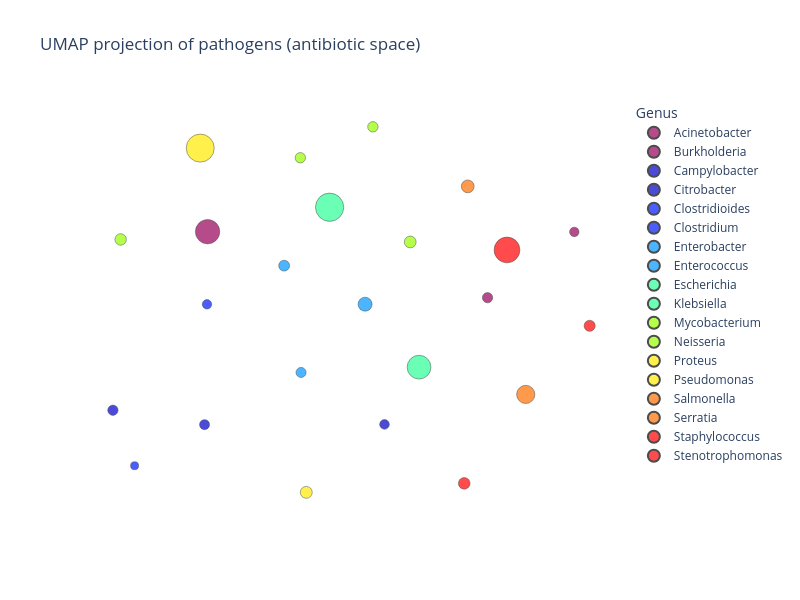

The cell this chart's notebook holds for it:
### Markdown cell above
### UMAP scatter plots

Two-dimensional UMAP projections for antibiotic and class vectors, coloured by pathogen genus.

### Code cell
fig_ab = _umap_scatter(
    pathogen_names_ab,
    pathogen_log_sums_ab,
    pathogen_vectors_ab,
    title="UMAP projection of pathogens (antibiotic space)",
    marker_max_size=10,
    figure_size=(800, 600),
    color_map="Rainbow",
    min_size=50.0,
)
fig_ab

### Figure 1 — Plotly figure (JSON) as saved in the notebook; plotly's stock layout.template omitted (floating-point values rounded to 4 significant figures)
{"data": [{"hovertemplate": "<b>%{hovertext}</b><br><br>color=Acinetobacter<br>x=%{x}<br>y=%{y}<br>size=%{marker.size}<extra></extra>", "hovertext": ["Acinetobacter baumannii", "Acinetobacter calcoaceticus"], "legendgroup": "Acinetobacter", "marker": {"color": "rgb(150,0,90)", "line": {"color": "black", "width": 0.5}, "size": [7.419, 1.333], "sizemode": "area", "sizeref": 0.025, "symbol": "circle"}, "mode": "markers", "name": "Acinetobacter", "orientation": "v", "showlegend": true, "type": "scatter", "x": [8.562, 10.18], "xaxis": "x", "y": [2.008, 1.456], "yaxis": "y"}, {"hovertemplate": "<b>%{hovertext}</b><br><br>color=Burkholderia<br>x=%{x}<br>y=%{y}<br>size=%{marker.size}<extra></extra>", "hovertext": ["Burkholderia cepacia"], "legendgroup": "Burkholderia", "marker": {"color": "rgb(150,0,90)", "line": {"color": "black", "width": 0.5}, "size": [1.121], "sizemode": "area", "sizeref": 0.025, "symbol": "circle"}, "mode": "markers", "name": "Burkholderia", "orientation": "v", "showlegend": true, "type": "scatter", "x": [10.69], "xaxis": "x", "y": [2.006], "yaxis": "y"}, {"hovertemplate": "<b>%{hovertext}</b><br><br>color=Campylobacter<br>x=%{x}<br>y=%{y}<br>size=%{marker.size}<extra></extra>", "hovertext": ["Campylobacter coli", "Campylobacter jejuni"], "legendgroup": "Campylobacter", "marker": {"color": "rgb(0,0,200)", "line": {"color": "black", "width": 0.5}, "size": [1.249, 1.328], "sizemode": "area", "sizeref": 0.025, "symbol": "circle"}, "mode": "markers", "name": "Campylobacter", "orientation": "v", "showlegend": true, "type": "scatter", "x": [8.544, 8.014], "xaxis": "x", "y": [0.3936, 0.5141], "yaxis": "y"}, {"hovertemplate": "<b>%{hovertext}</b><br><br>color=Citrobacter<br>x=%{x}<br>y=%{y}<br>size=%{marker.size}<extra></extra>", "hovertext": ["Citrobacter freundii"], "legendgroup": "Citrobacter", "marker": {"color": "rgb(0,0,200)", "line": {"color": "black", "width": 0.5}, "size": [1.163], "sizemode": "area", "sizeref": 0.025, "symbol": "circle"}, "mode": "markers", "name": "Citrobacter", "orientation": "v", "showlegend": true, "type": "scatter", "x": [9.587], "xaxis": "x", "y": [0.3954], "yaxis": "y"}, {"hovertemplate": "<b>%{hovertext}</b><br><br>color=Clostridioides<br>x=%{x}<br>y=%{y}<br>size=%{marker.size}<extra></extra>", "hovertext": ["Clostridioides difficile"], "legendgroup": "Clostridioides", "marker": {"color": "rgb(0,25,255)", "line": {"color": "black", "width": 0.5}, "size": [1.102], "sizemode": "area", "sizeref": 0.025, "symbol": "circle"}, "mode": "markers", "name": "Clostridioides", "orientation": "v", "showlegend": true, "type": "scatter", "x": [8.558], "xaxis": "x", "y": [1.4], "yaxis": "y"}, {"hovertemplate": "<b>%{hovertext}</b><br><br>color=Clostridium<br>x=%{x}<br>y=%{y}<br>size=%{marker.size}<extra></extra>", "hovertext": ["Clostridium perfringens"], "legendgroup": "Clostridium", "marker": {"color": "rgb(0,25,255)", "line": {"color": "black", "width": 0.5}, "size": [0.8099], "sizemode": "area", "sizeref": 0.025, "symbol": "circle"}, "mode": "markers", "name": "Clostridium", "orientation": "v", "showlegend": true, "type": "scatter", "x": [8.139], "xaxis": "x", "y": [0.04993], "yaxis": "y"}, {"hovertemplate": "<b>%{hovertext}</b><br><br>color=Enterobacter<br>x=%{x}<br>y=%{y}<br>size=%{marker.size}<extra></extra>", "hovertext": ["Enterobacter cloacae"], "legendgroup": "Enterobacter", "marker": {"color": "rgb(0,152,255)", "line": {"color": "black", "width": 0.5}, "size": [2.433], "sizemode": "area", "sizeref": 0.025, "symbol": "circle"}, "mode": "markers", "name": "Enterobacter", "orientation": "v", "showlegend": true, "type": "scatter", "x": [9.474], "xaxis": "x", "y": [1.401], "yaxis": "y"}, {"hovertemplate": "<b>%{hovertext}</b><br><br>color=Enterococcus<br>x=%{x}<br>y=%{y}<br>size=%{marker.size}<extra></extra>", "hovertext": ["Enterococcus faecalis", "Enterococcus faecium"], "legendgroup": "Enterococcus", "marker": {"color": "rgb(0,152,255)", "line": {"color": "black", "width": 0.5}, "size": [1.475, 1.276], "sizemode": "area", "sizeref": 0.025, "symbol": "circle"}, "mode": "markers", "name": "Enterococcus", "orientation": "v", "showlegend": true, "type": "scatter", "x": [9.005, 9.103], "xaxis": "x", "y": [1.723, 0.8302], "yaxis": "y"}, {"hovertemplate": "<b>%{hovertext}</b><br><br>color=Escherichia<br>x=%{x}<br>y=%{y}<br>size=%{marker.size}<extra></extra>", "hovertext": ["Escherichia coli"], "legendgroup": "Escherichia", "marker": {"color": "rgb(44,255,150)", "line": {"color": "black", "width": 0.5}, "size": [10.0], "sizemode": "area", "sizeref": 0.025, "symbol": "circle"}, "mode": "markers", "name": "Escherichia", "orientation": "v", "showlegend": true, "type": "scatter", "x": [9.269], "xaxis": "x", "y": [2.212], "yaxis": "y"}, {"hovertemplate": "<b>%{hovertext}</b><br><br>color=Klebsiella<br>x=%{x}<br>y=%{y}<br>size=%{marker.size}<extra></extra>", "hovertext": ["Klebsiella pneumoniae"], "legendgroup": "Klebsiella", "marker": {"color": "rgb(44,255,150)", "line": {"color": "black", "width": 0.5}, "size": [7.057], "sizemode": "area", "sizeref": 0.025, "symbol": "circle"}, "mode": "markers", "name": "Klebsiella", "orientation": "v", "showlegend": true, "type": "scatter", "x": [9.787], "xaxis": "x", "y": [0.8744], "yaxis": "y"}, {"hovertemplate": "<b>%{hovertext}</b><br><br>color=Mycobacterium<br>x=%{x}<br>y=%{y}<br>size=%{marker.size}<extra></extra>", "hovertext": ["Mycobacterium flavescens", "Mycobacterium obuense", "Mycobacterium tuberculosis"], "legendgroup": "Mycobacterium", "marker": {"color": "rgb(151,255,0)", "line": {"color": "black", "width": 0.5}, "size": [1.347, 1.347, 1.644], "sizemode": "area", "sizeref": 0.025, "symbol": "circle"}, "mode": "markers", "name": "Mycobacterium", "orientation": "v", "showlegend": true, "type": "scatter", "x": [9.099, 9.519, 8.058], "xaxis": "x", "y": [2.626, 2.885, 1.943], "yaxis": "y"}, {"hovertemplate": "<b>%{hovertext}</b><br><br>color=Neisseria<br>x=%{x}<br>y=%{y}<br>size=%{marker.size}<extra></extra>", "hovertext": ["Neisseria gonorrhoeae"], "legendgroup": "Neisseria", "marker": {"color": "rgb(151,255,0)", "line": {"color": "black", "width": 0.5}, "size": [1.742], "sizemode": "area", "sizeref": 0.025, "symbol": "circle"}, "mode": "markers", "name": "Neisseria", "orientation": "v", "showlegend": true, "type": "scatter", "x": [9.736], "xaxis": "x", "y": [1.922], "yaxis": "y"}, {"hovertemplate": "<b>%{hovertext}</b><br><br>color=Proteus<br>x=%{x}<br>y=%{y}<br>size=%{marker.size}<extra></extra>", "hovertext": ["Proteus mirabilis"], "legendgroup": "Proteus", "marker": {"color": "rgb(255,234,0)", "line": {"color": "black", "width": 0.5}, "size": [1.774], "sizemode": "area", "sizeref": 0.025, "symbol": "circle"}, "mode": "markers", "name": "Proteus", "orientation": "v", "showlegend": true, "type": "scatter", "x": [9.134], "xaxis": "x", "y": [-0.1728], "yaxis": "y"}, {"hovertemplate": "<b>%{hovertext}</b><br><br>color=Pseudomonas<br>x=%{x}<br>y=%{y}<br>size=%{marker.size}<extra></extra>", "hovertext": ["Pseudomonas aeruginosa"], "legendgroup": "Pseudomonas", "marker": {"color": "rgb(255,234,0)", "line": {"color": "black", "width": 0.5}, "size": [9.814], "sizemode": "area", "sizeref": 0.025, "symbol": "circle"}, "mode": "markers", "name": "Pseudomonas", "orientation": "v", "showlegend": true, "type": "scatter", "x": [8.52], "xaxis": "x", "y": [2.707], "yaxis": "y"}, {"hovertemplate": "<b>%{hovertext}</b><br><br>color=Salmonella<br>x=%{x}<br>y=%{y}<br>size=%{marker.size}<extra></extra>", "hovertext": ["Salmonella enterica"], "legendgroup": "Salmonella", "marker": {"color": "rgb(255,111,0)", "line": {"color": "black", "width": 0.5}, "size": [4.138], "sizemode": "area", "sizeref": 0.025, "symbol": "circle"}, "mode": "markers", "name": "Salmonella", "orientation": "v", "showlegend": true, "type": "scatter", "x": [10.4], "xaxis": "x", "y": [0.6462], "yaxis": "y"}, {"hovertemplate": "<b>%{hovertext}</b><br><br>color=Serratia<br>x=%{x}<br>y=%{y}<br>size=%{marker.size}<extra></extra>", "hovertext": ["Serratia marcescens"], "legendgroup": "Serratia", "marker": {"color": "rgb(255,111,0)", "line": {"color": "black", "width": 0.5}, "size": [2.049], "sizemode": "area", "sizeref": 0.025, "symbol": "circle"}, "mode": "markers", "name": "Serratia", "orientation": "v", "showlegend": true, "type": "scatter", "x": [10.07], "xaxis": "x", "y": [2.387], "yaxis": "y"}, {"hovertemplate": "<b>%{hovertext}</b><br><br>color=Staphylococcus<br>x=%{x}<br>y=%{y}<br>size=%{marker.size}<extra></extra>", "hovertext": ["Staphylococcus aureus", "Staphylococcus epidermidis"], "legendgroup": "Staphylococcus", "marker": {"color": "rgb(255,0,0)", "line": {"color": "black", "width": 0.5}, "size": [8.303, 1.539], "sizemode": "area", "sizeref": 0.025, "symbol": "circle"}, "mode": "markers", "name": "Staphylococcus", "orientation": "v", "showlegend": true, "type": "scatter", "x": [10.3, 10.77], "xaxis": "x", "y": [1.855, 1.221], "yaxis": "y"}, {"hovertemplate": "<b>%{hovertext}</b><br><br>color=Stenotrophomonas<br>x=%{x}<br>y=%{y}<br>size=%{marker.size}<extra></extra>", "hovertext": ["Stenotrophomonas maltophilia"], "legendgroup": "Stenotrophomonas", "marker": {"color": "rgb(255,0,0)", "line": {"color": "black", "width": 0.5}, "size": [1.687], "sizemode": "area", "sizeref": 0.025, "symbol": "circle"}, "mode": "markers", "name": "Stenotrophomonas", "orientation": "v", "showlegend": true, "type": "scatter", "x": [10.05], "xaxis": "x", "y": [-0.09778], "yaxis": "y"}], "layout": {"height": 600, "legend": {"itemsizing": "constant", "title": {"text": "Genus"}, "tracegroupgap": 0}, "paper_bgcolor": "white", "plot_bgcolor": "white", "title": {"text": "UMAP projection of pathogens (antibiotic space)"}, "width": 800, "xaxis": {"anchor": "y", "domain": [0, 1], "showgrid": false, "title": {"text": "x"}, "visible": false, "zeroline": false}, "yaxis": {"anchor": "x", "domain": [0, 1], "showgrid": false, "title": {"text": "y"}, "visible": false, "zeroline": false}}}
